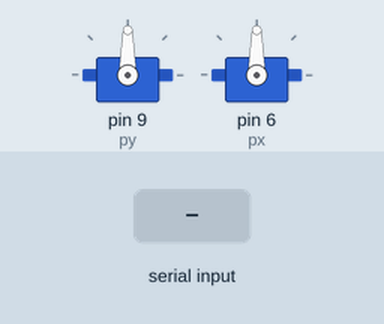
Simulated run of this sketch. Board: Arduino Uno, built with avr-gcc and run on an emulated ATmega328P. Parts: 2 × servo. The test bench sets the inputs (shaded band).

Above: at 1.2 s.
1.3 s: "D" received over Serial
At 3.6 s:
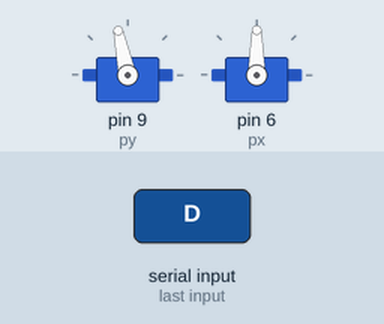
4.3 s: "L" received over Serial
At 6.6 s:
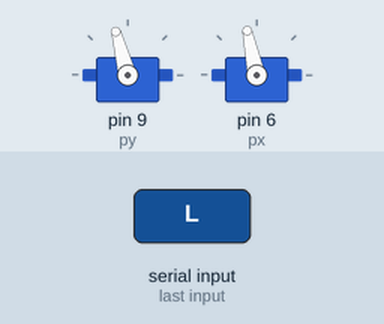
7.3 s: "U" received over Serial
At 9.6 s:
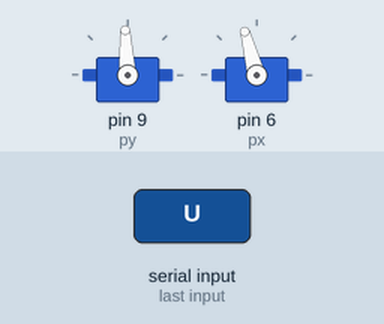
10.3 s: "L" received over Serial
At 13.2 s:
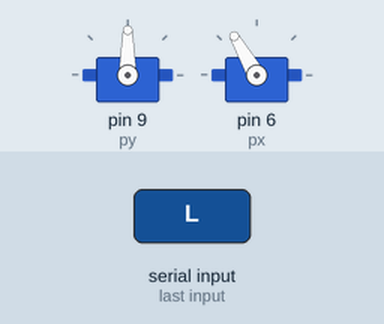
13.3 s: "D" received over Serial
At 16.2 s:
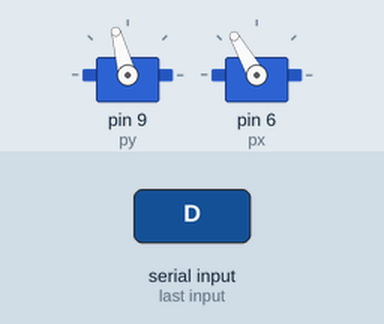
16.3 s: "1" received over Serial
At 17.2 s:
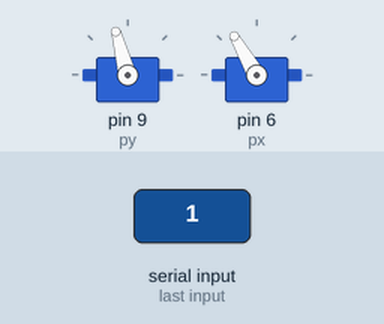
Timing chart, 0 to 18.8 s (numbered marks = the images above; inputs shaded):
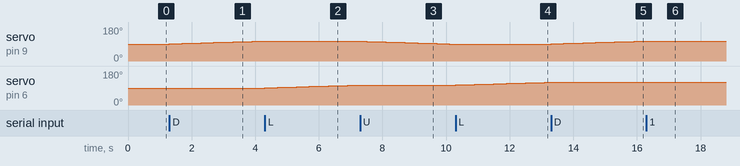

Measured:
- after the input at 1.3 s, servo on pin 9 (py): moves from 90° to 105° over 2.8 s, starting at once
- after the input at 4.3 s, servo on pin 9 (py): stays 105° (without the input it goes to 106° after 0.00 s); servo on pin 6 (px): moves from 90° to 105° over 2.8 s, starting at once
- after the input at 7.3 s, servo on pin 9 (py): moves from 105° to 90° over 2.8 s, starting at once; servo on pin 6 (px): stays 105° (without the input it goes to 106° after 0.00 s)
- after the input at 10.3 s, servo on pin 9 (py): stays 90° (without the input it goes to 89° after 0.01 s); servo on pin 6 (px): moves from 105° to 120° over 2.8 s, starting at once
- after the input at 13.3 s, servo on pin 9 (py): moves from 90° to 105° over 2.8 s, starting at once; servo on pin 6 (px): stays 120° (without the input it goes to 121° after 0.01 s)
- after the input at 16.3 s, servo on pin 9 (py): stays 105° (without the input it goes to 106° after 0.01 s)

The sketch:

Mov_Servos.ino
```cpp
#include <Servo.h>

Servo px;
Servo py;
int p_y = 90;
int p_x = 90;
int lectura = 0;
void setup() {
  Serial.begin(9600);
  py.attach(9);
  px.attach(6);
  py.write(p_y);
  px.write(p_x);

}

void loop() {
  if (Serial.available() >= 1) {
    lectura = Serial.read();
  }
  if (lectura == 'D')
  {
    p_y = p_y + 1;
    py.write(p_y);
    delay(200);
  }
  if (lectura == 'U')
  {
    p_y = p_y - 1;
    py.write(p_y);
    delay(200);
  }
  if (lectura == 'L')
  {
    p_x = p_x + 1;
    px.write(p_x);
    delay(200);
  }
  if (lectura == 'R')
  {
    p_x = p_x - 1;
    px.write(p_x);
    delay(200);
  }

}
```
